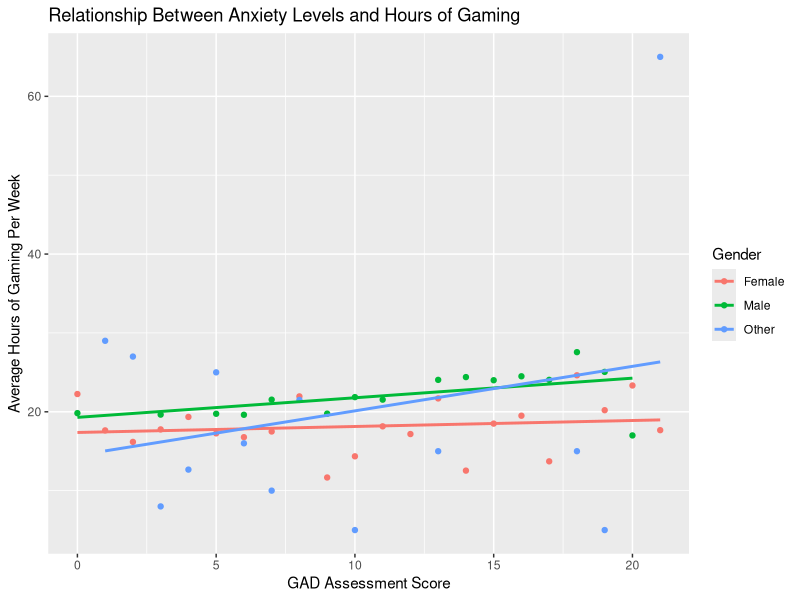

Reproduce this figure in R.
# Chart 2
# Anxiety Levels vs. Hours Gaming
library("dplyr")
library("ggplot2")

# Reads in csv filtered for USA residents only into a data frame
gamingStudy <- read.csv("data/GamingStudy_filtered.csv",
                        stringsAsFactors = FALSE)

# Takes gamingStudy and makes a data frame by grouping by the GAD_T score and
# averaging the number of hours played by people with each GAD score.
female <- gamingStudy %>%
  select(Hours, GAD_T, Gender) %>%
  filter(Gender == "Female") %>%
  group_by(GAD_T) %>%
  summarize(avg_hours = mean(Hours)) %>%
  mutate(Gender = "Female")

male <- gamingStudy %>%
  select(Hours, GAD_T, Gender) %>%
  filter(Gender == "Male") %>%
  group_by(GAD_T) %>%
  summarize(avg_hours = mean(Hours)) %>%
  mutate(Gender = "Male")

other <- gamingStudy %>%
  select(Hours, GAD_T, Gender) %>%
  filter(Gender == "Other") %>%
  group_by(GAD_T) %>%
  summarize(avg_hours = mean(Hours)) %>%
  mutate(Gender = "Other")

all_genders <- full_join(female, male) %>%
  full_join(other)

# Plots a scatter plot of the GAD assessment scores by the average hours of
# games played
ggplot(all_genders, aes(x = GAD_T, y = avg_hours, color = Gender)) +
  geom_point() +
  geom_smooth(method = lm, se = FALSE) +
  labs(title = "Relationship Between Anxiety Levels and Hours of Gaming",
       x = "GAD Assessment Score", y = "Average Hours of Gaming Per Week")
